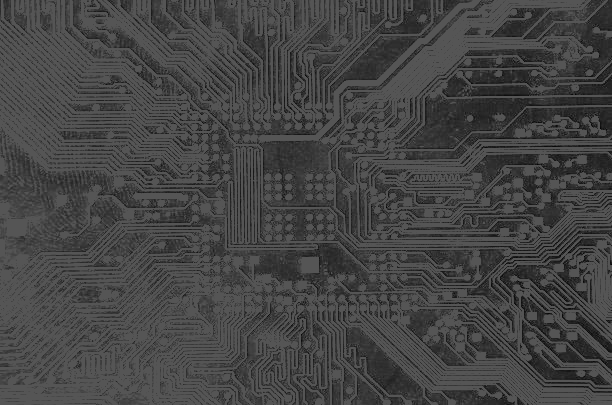
%> input picture edge_detection/circuit.tif, 612 x 405 px
$ octave prewitt.m   (GNU Octave 9; MATLAB toolbox functions it lacks are replaced by stand-ins)
%> lines starting %> are read from the running program, lines starting %| are printed output that depends on the picture
% Prewitt
% filter px highlights vertical edge, and py filter horizontal edge
im = imread('circuit.tif');
%> im is the input picture: size 405x612 uint8; min 1, max 85, mean 68.4
px = [-1 0 1; -1 0 1; -1 0 1];
im_px = filter2(px,im);
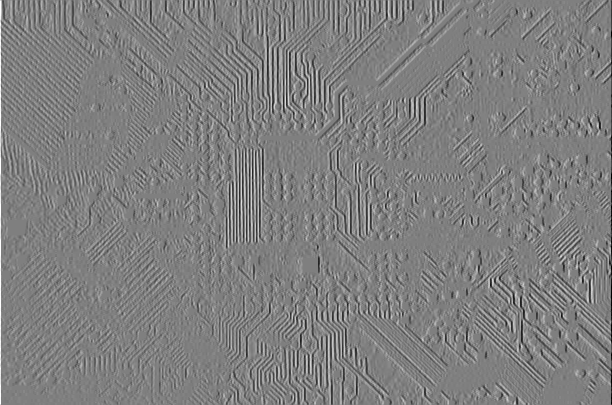
%> im_px: size 405x612 double; min -255, max 255, mean -0.1; drawn with min black and max white
py = [-1 -1 -1; 0 0 0; 1 1 1];
im_py = filter2(py,im);
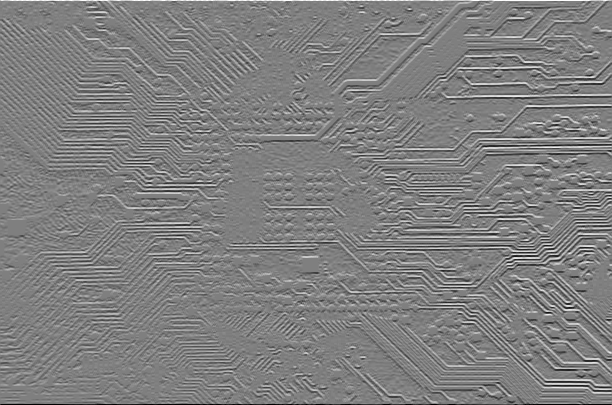
%> im_py: size 405x612 double; min -255, max 255, mean 0; drawn with min black and max white
im_edge = sqrt(im_px.^2 + im_py.^2); % to get the direction of each edge
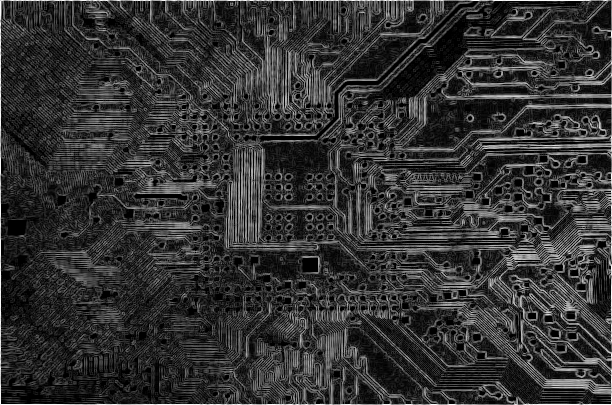
%> im_edge: size 405x612 double; min 0, max 261.1, mean 52.6; drawn with min black and max white
im_edge = uint8(im_edge);
%> im_edge: size 405x612 uint8
im_edge_bw = im2bw(im_edge);
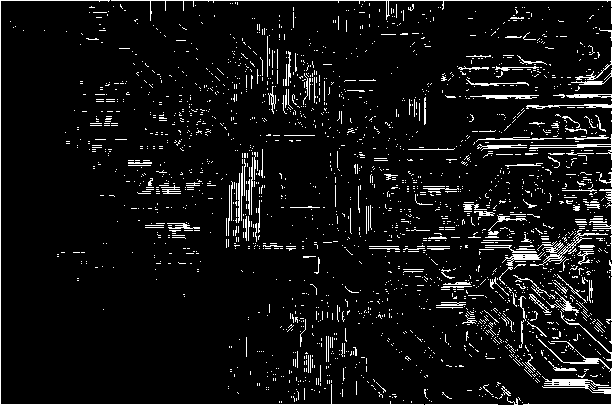
%> im_edge_bw: size 405x612 logical; 6.8% white in thin lines or dots
% we can obtain edges by the Prewitt fillters directly by command
im_edge_p=edge(im,'Prewitt');
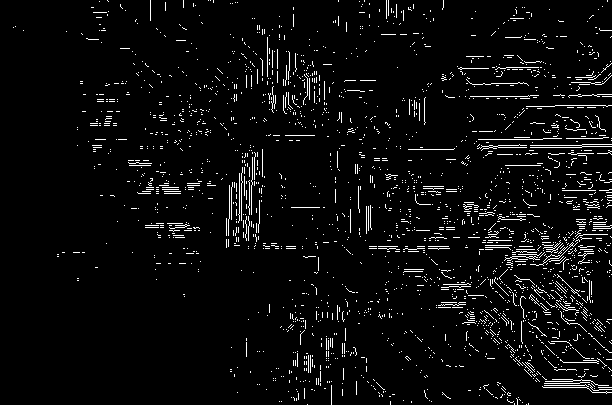
%> im_edge_p: size 405x612 logical; 4.4% white in thin lines or dots

subplot(3,2,1), imshow(im),title('original_img');
subplot(3,2,2), imshow(im_px/255),title('vertical edge');
%> after `imshow(im_px/255)`:
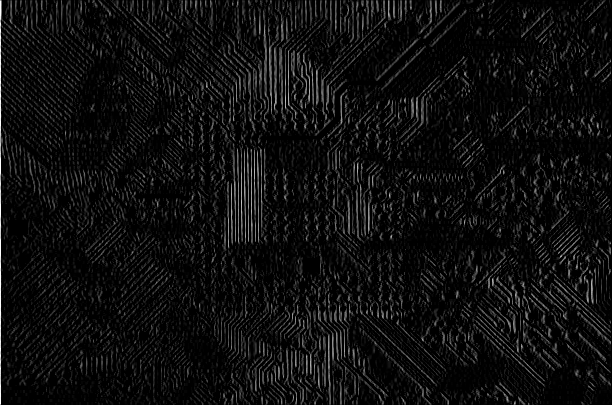
%> displayed picture: size 405x612, on the screen's scale of 0 to 255; min 0, max 255, mean 14.4
subplot(3,2,3), imshow(im_py/255),title('horizotal edge');
%> after `imshow(im_py/255)`:
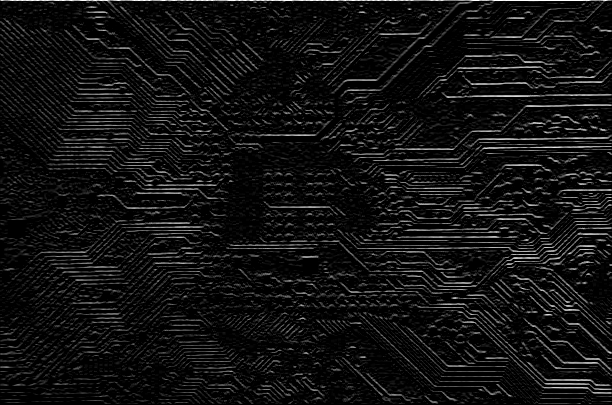
%> displayed picture: size 405x612, on the screen's scale of 0 to 255; min 0, max 255, mean 17.7
subplot(3,2,4), imshow(im_edge),title('edge');
subplot(3,2,5), imshow(im_edge_bw),title('edge_bw');
subplot(3,2,6), imshow(im_edge_p),title('edge_p');
